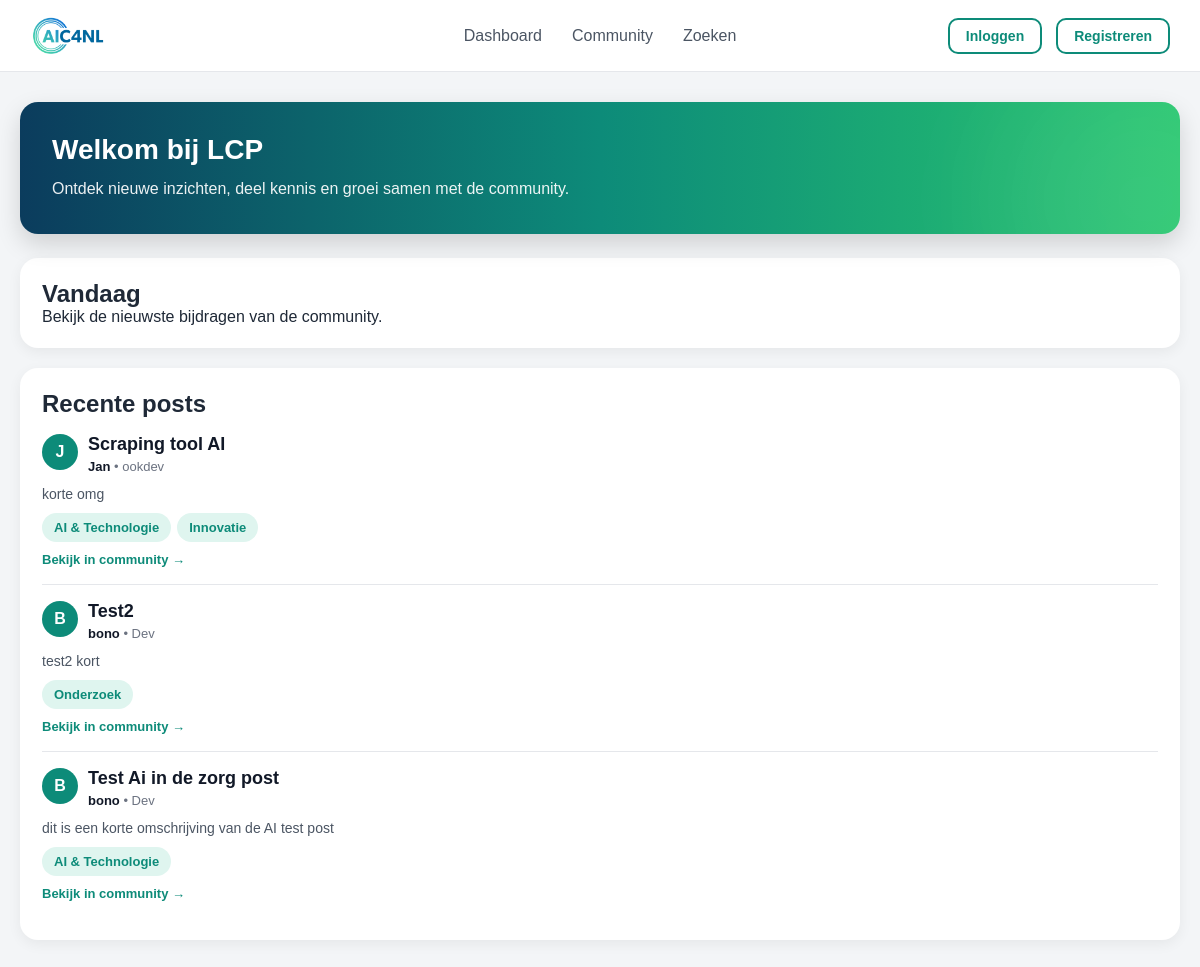
Before: / with the older database file.
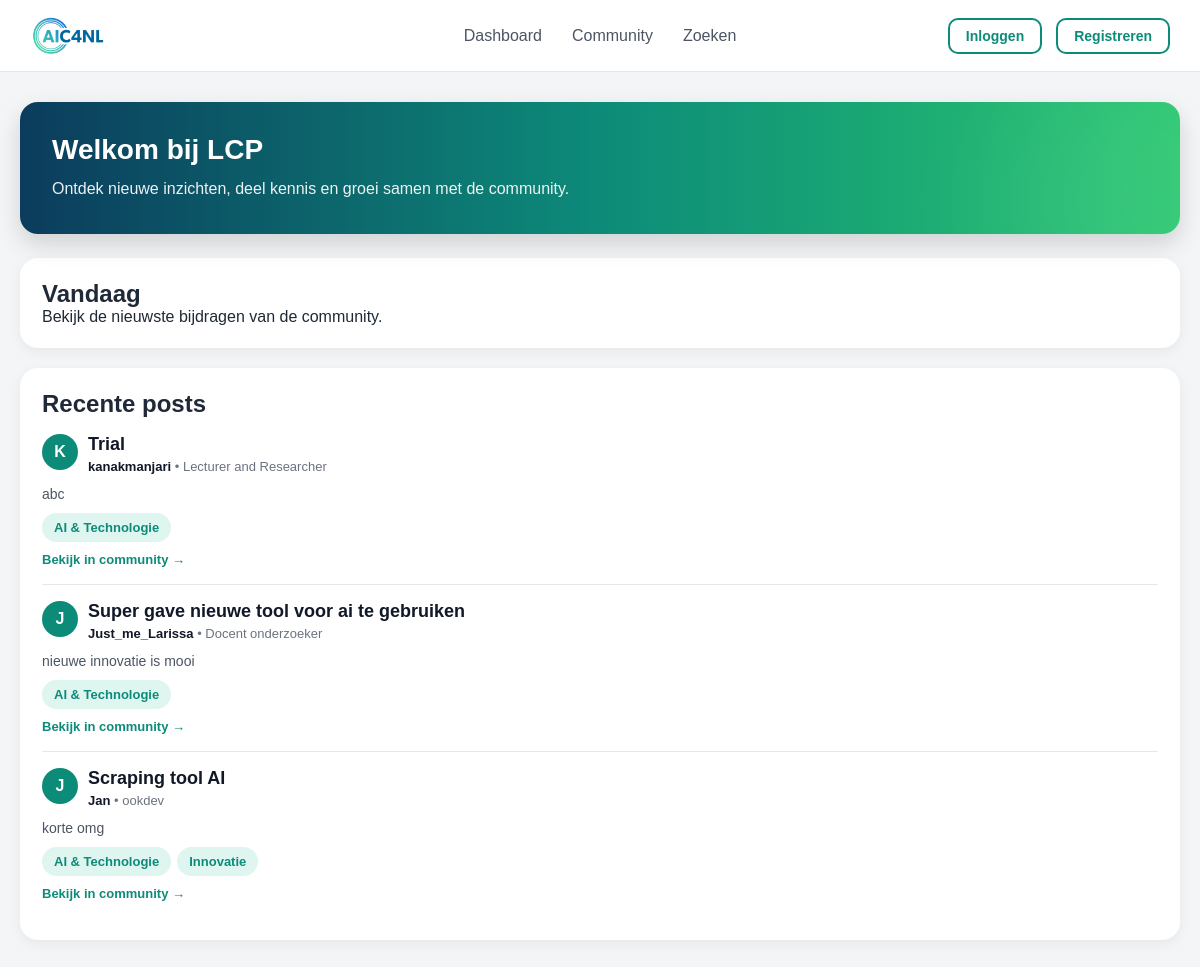
After: the same page with the newer database file.
### core/models.py (models this page shows, shortened)
class Post(models.Model):
    title = models.CharField(max_length=255)
    type = models.CharField(max_length=255)
    short_description = models.CharField(max_length=500)
    long_description = models.TextField()
    created_at = models.DateTimeField(auto_now_add=True)
    image_path = models.CharField(max_length=500, blank=True, null=True)
    target_audience = models.CharField(max_length=255)
    category = models.CharField(max_length=255)
    is_validated = models.BooleanField(default=False)
    user = models.ForeignKey(
        User,
        on_delete=models.CASCADE,
        related_name="posts"
    )
    use_case = models.ForeignKey(
        UseCase,
        on_delete=models.SET_NULL,
        null=True,
        blank=True,
        related_name="posts"
    )
    institution = models.ForeignKey(
        Institution,
        on_delete=models.SET_NULL,
        null=True,
        blank=True,
        related_name="posts"
    )

class User(AbstractUser):
    email = models.EmailField(unique=True)
    date_of_birth = models.DateField(blank=True, null=True)
    function = models.CharField(max_length=255, blank=True, null=True)
    description = models.TextField(blank=True, null=True)
    ai_knowledge_level = models.IntegerField(
        validators=[MinValueValidator(1), MaxValueValidator(10)],
        blank=True,
        null=True
    )
    points = models.IntegerField(default=0)
    rank = models.CharField(max_length=255, blank=True, null=True)
    is_admin = models.BooleanField(default=False)
    institution = models.ForeignKey(
        Institution,
        on_delete=models.SET_NULL,
        null=True,
        blank=True,
        related_name="users"
    )
    badges = models.ManyToManyField(
        Badge,
        blank=True,
        related_name="users"
    )

### core/views.py (the view)
# urls.py: path('', views.dashboard_view, name='dashboard'),
def dashboard_view(request):
    recent_posts = Post.objects.order_by('-created_at')[:3]
    for post in recent_posts:
        if post.category:
            post.category_list = [cat.strip() for cat in post.category.split(',')]
        else:
            post.category_list = []
        if post.target_audience:
            post.audience_list = [aud.strip() for aud in post.target_audience.split(',')]
        else:
            post.audience_list = []
    form = PostForm()
    return render(request, 'core/dashboard.html', {
        'recent_posts': recent_posts,
        'form': form
    })

### core/models.py (called while the page is built)
    def __str__(self):
        return self.name

### core/templates/core/dashboard.html
{% extends 'core/base.html' %}
{% block content %}
<div class="dashboard-hero">
    {% if user.is_authenticated %}
        <h1>Welkom terug, {{ user.username }}</h1>
    {% else %}
        <h1>Welkom bij LCP</h1>
    {% endif %}
    <p>Ontdek nieuwe inzichten, deel kennis en groei samen met de community.</p>
</div>
<div class="card">
    <h2>Vandaag</h2>
    <p>Bekijk de nieuwste bijdragen van de community.</p>
</div>
<div class="card">
    <h2>Recente posts</h2>
    {% for post in recent_posts %}
        <div class="recent-post-item" onclick="openPostDetail({{ post.id }}, '{{ post.title|escapejs }}', '{{ post.user.username|escapejs }}', '{{ post.user.function|escapejs }}', '{{ post.created_at|timesince }} geleden', '{{ post.type|escapejs }}', '{{ post.short_description|escapejs }}', '{{ post.long_description|escapejs }}', '{{ post.category|escapejs }}')" style="cursor: pointer;">
            <div style="display: flex; align-items: flex-start; gap: 10px; margin-bottom: 10px;">
                <div class="post-user-avatar" style="width: 36px; height: 36px; font-size: 16px;">
                    {{ post.user.username|slice:":1"|upper }}
                </div>
                <div style="flex: 1; min-width: 0;">
                    <h3 style="margin: 0 0 4px 0; font-size: 18px; color: #111827;">{{ post.title }}</h3>
                    <div style="color: #6b7280; font-size: 13px;">
                        <span style="font-weight: 600; color: #111827;">{{ post.user.username }}</span>
                        {% if post.user.function %}<span> • {{ post.user.function }}</span>{% endif %}
                    </div>
                </div>
            </div>
            <p style="color: #4b5563; font-size: 14px; margin: 8px 0; line-height: 1.5;">{{ post.short_description }}</p>
            {% if post.category_list %}
                <div style="display: flex; flex-wrap: wrap; gap: 6px; margin-bottom: 8px;">
                    {% for cat in post.category_list %}
                        <span class="community-tag" style="margin: 0; display: inline-block;">{{ cat }}</span>
                    {% endfor %}
                </div>
            {% endif %}
            <a href="{% url 'community' %}" onclick="event.stopPropagation();" style="color: #0d8b79; font-weight: 600; text-decoration: none; font-size: 13px;">Bekijk in community →</a>
        </div>
    {% empty %}
        <p>Er zijn nog geen recente posts.</p>
    {% endfor %}
</div>
{% endblock %}

Changed rows visible on the page:
no longer on this page (row unchanged): Post: user.username "B", title "Test2", user.username "bono", user.function "Dev", short_description "test2 kort", category_list "Onderzoek"
no longer on this page (row unchanged): Post: user.username "B", title "Test Ai in de zorg post", user.username "bono", user.function "Dev", short_description "dit is een korte omschrijving van de AI test post", category_list "AI & Technologie"
added Post: user.username "K", title "Trial", user.username "kanakmanjari", user.function "Lecturer and Researcher", short_description "abc", category_list "AI & Technologie"
added Post: user.username "J", title "Super gave nieuwe tool voor ai te gebruiken", user.username "Just_me_Larissa", user.function "Docent onderzoeker", short_description "nieuwe innovatie is mooi", category_list "AI & Technologie"
